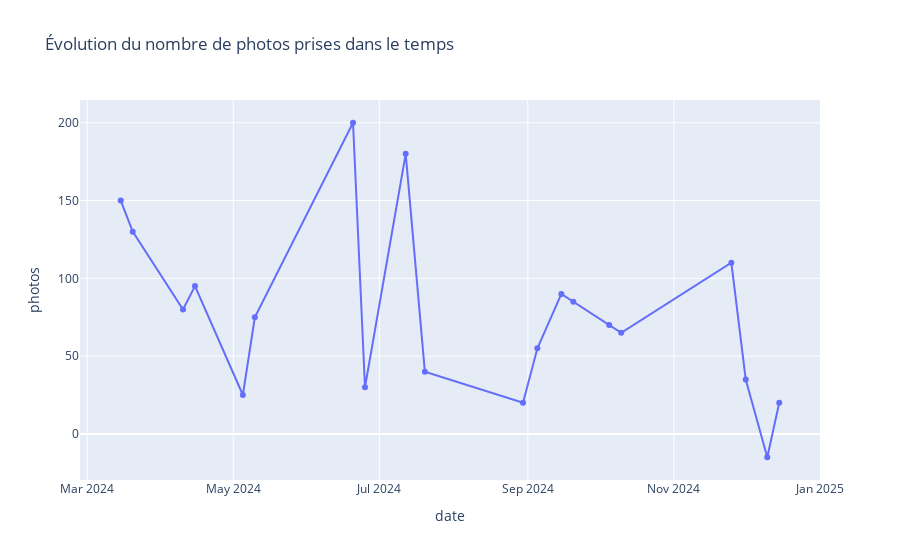

Write notebook code for a chart like this one.
### Markdown cell above
**TODO**

- Créer un graphique en ligne avec la date sur l'axe des x et le nombre de photos sur l'axe des y
- Colorer les lignes ou points selon la météo (weather)
- Afficher le graphique
- Que remarquez vous ? Qu'auriez du vous faire ?s

### Code cell
# Write your code here

import pandas as pd
import plotly.express as px

# grouper par date et faire la somme des photos
date_photos = df_trips_ploty.groupby("date")["photos"].sum().reset_index()

# créer le graphique en ligne
fig = px.line(
    date_photos,
    x="date",
    y="photos",
    title="Évolution du nombre de photos prises dans le temps",
    markers=True
)

fig.show()
   # remarque

### Figure 1 — Plotly figure (JSON) as saved in the notebook; plotly's stock layout.template omitted (floating-point values rounded to 4 significant figures)
{"data": [{"hovertemplate": "date=%{x}<br>photos=%{y}<extra></extra>", "legendgroup": "", "line": {"color": "#636efa", "dash": "solid"}, "marker": {"symbol": "circle"}, "mode": "lines+markers", "name": "", "orientation": "v", "showlegend": false, "type": "scatter", "x": ["2024-03-15", "2024-03-20", "2024-04-10", "2024-04-15", "2024-05-05", "2024-05-10", "2024-06-20", "2024-06-25", "2024-07-12", "2024-07-20", "2024-08-30", "2024-09-05", "2024-09-15", "2024-09-20", "2024-10-05", "2024-10-10", "2024-11-25", "2024-12-01", "2024-12-10", "2024-12-15"], "xaxis": "x", "y": [150, 130, 80, 95, 25, 75, 200, 30, 180, 40, 20, 55, 90, 85, 70, 65, 110, 35, -15, 20], "yaxis": "y"}], "layout": {"legend": {"tracegroupgap": 0}, "title": {"text": "Évolution du nombre de photos prises dans le temps"}, "xaxis": {"anchor": "y", "domain": [0, 1], "title": {"text": "date"}}, "yaxis": {"anchor": "x", "domain": [0, 1], "title": {"text": "photos"}}}}
